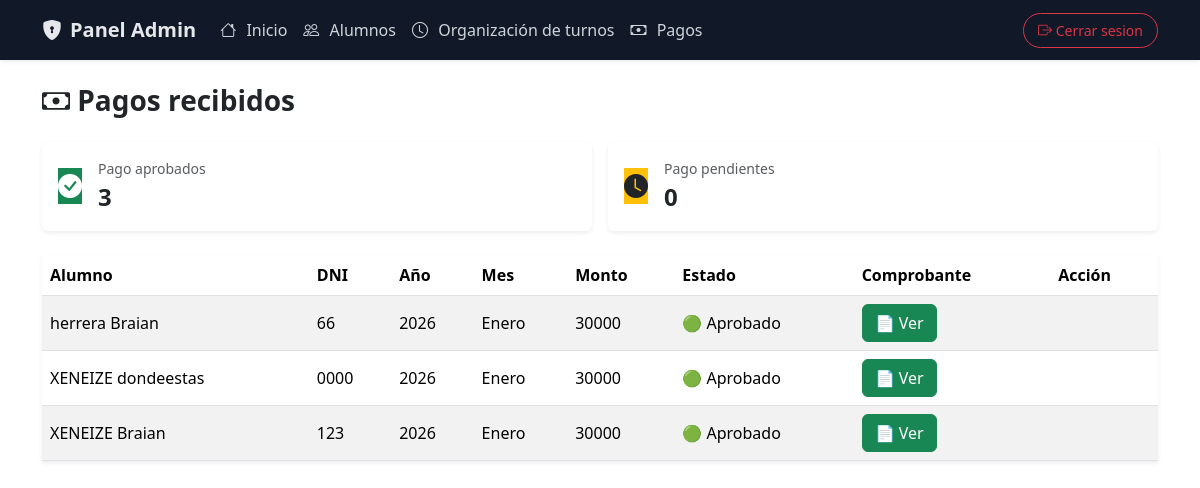
Page /admin/pagos (signed in) on the earlier database version.
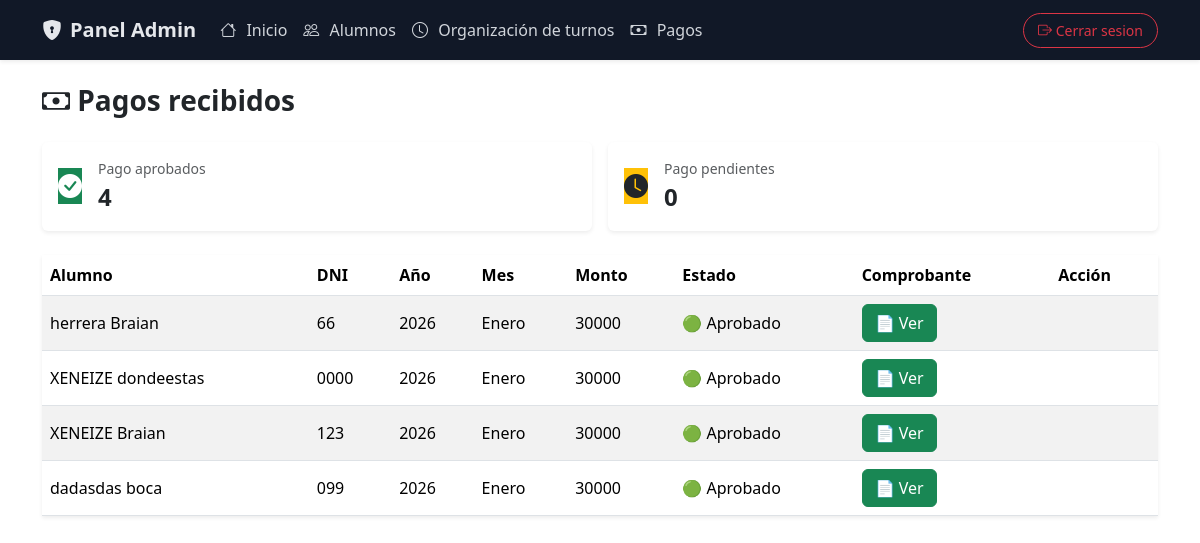
Same page on the later database version.
### models.py (models this page shows)
class Pago(db.Model):
    __tablename__ = "pagos"
    id = db.Column(db.Integer, primary_key=True)
    alumno_id = db.Column(db.Integer, db.ForeignKey("alumnos.id"))
    mes = db.Column(db.Integer)
    anio = db.Column(db.Integer)
    monto = db.Column(db.Integer, default=30000)
    comprobante = db.Column(db.String(200))
    estado = db.Column(db.String(20), default="pendiente")

class Alumno(db.Model):
    __tablename__ = "alumnos"
    id = db.Column(db.Integer, primary_key=True)
    nombre = db.Column(db.String(50), nullable=False)
    apellido = db.Column(db.String(50), nullable=False)
    dni = db.Column(db.String(20), nullable=False, unique=True)
    edad = db.Column(db.Integer, nullable=False)
    turno = db.Column(db.String(20), nullable=False)
    fecha_alta = db.Column(db.Date, default=date.today)
    pagos = db.relationship("Pago", backref="alumno", lazy=True)

### main.py (the view)
@app.route("/admin/pagos")
def admin_pagos():
    if session.get("rol") != "admin":
        return redirect("/login")
    pagos = Pago.query.all()
    total_aprobados = 0
    total_pendientes = 0
    for pago in pagos:
        try:
            pago.mes_nombre = MESES_ES_NUM.get(int(pago.mes), "Mes invalido")
        except ValueError:
            pago.mes_nombre = pago.mes
        if pago.estado == "aprobado":
            total_aprobados += 1
        else:
            total_pendientes += 1
    return render_template(
        "admin/pagos.html",
        pagos=pagos,
        total_aprobados=total_aprobados,
        total_pendientes=total_pendientes
        )

### templates/admin/pagos.html (shortened to what this page needs)
{% extends "admin/base_admin.html" %}
{% block body %}
<h3 class="fw-bold mb-4">
    <i class="bi bi-cash"></i> Pagos recibidos
</h3>
<div class="row g-3 mb-4">
    <div class="col-12 col-md-6">
        <div class="card border-0 shadow-sm">
            <div class="card-body d-flex align-items-center gap-3">
                <div class="icon-box bg-success text-white">
                    <i class="bi bi-check-circle-fill fs-4"></i>
                </div>
                <div>
                    <div class="text-muted small">Pago aprobados</div>
                    <div class="fs-4 fw-bold">{{ total_aprobados }}</div>
                </div>
            </div>
        </div>
    </div>
    <div class="col-12 col-md-6">
        <div class="card border-0 shadow-sm">
            <div class="card-body d-flex align-items-center gap-3">
                <div class="icon-box bg-warning text-dark">
                    <i class="bi bi-clock-fill fs-4"></i>
                </div>
                <div>
                    <div class="text-muted small">Pago pendientes</div>
                    <div class="fs-4 fw-bold">{{ total_pendientes }}</div>
                </div>
            </div>
        </div>
    </div>
</div>
<div class="table-reponsive">
    <table class="table table-striped shadow-sm align-middle text-nowrap fade-slide">
    <thead>
        <tr>
            <th>Alumno</th>
            <th class="d-none d-md-table-cell">DNI</th>
            <th class="d-none d-md-table-cell">Año</th>
            <th>Mes</th>
            <th class="d-none d-md-table-cell">Monto</th>
            <th>Estado</th>
            <th>Comprobante</th>
            <th>Acción</th>
        </tr>
    </thead>
    <tbody>
        {% for pago in pagos %}
        <tr>
            <td>{{ pago.alumno.apellido }} {{ pago.alumno.nombre }}</td>
            <td class="d-none d-md-table-cell">{{ pago.alumno.dni }}</td>
            <td class="d-none d-md-table-cell">{{ pago.anio }}</td>
            <td>{{ pago.mes_nombre }}</td>
            <td class="d-none d-md-table-cell">{{ pago.monto }}</td>
            <td>
                {% if pago.estado == "enviado" %}
                    🟡 En revisión
                {% elif pago.estado == "aprobado" %}
                    🟢 Aprobado
                {% endif %}
            </td>
            <td>
                {% if pago.comprobante %}
                <a href="{{ url_for('static', filename='comprobantes/' + pago.comprobante) }}"
                   target="_blank"
                   class="btn btb-sm btn-success btn-action">
                    📄 Ver
                </a>
                {% endif %}
            </td>
            <td>
            </td>
        </tr>
        {% endfor %}
    </tbody>
</table>
</div>
{% endblock %}

Differences in the rows shown:
added Pago: alumno.apellido "dadasdas", alumno.nombre "boca", alumno.dni "099", anio "2026", mes_nombre "Enero", monto "30000", estado "🟢 Aprobado"
Other differences:
{{ total_aprobados }}: "3" → "4"
